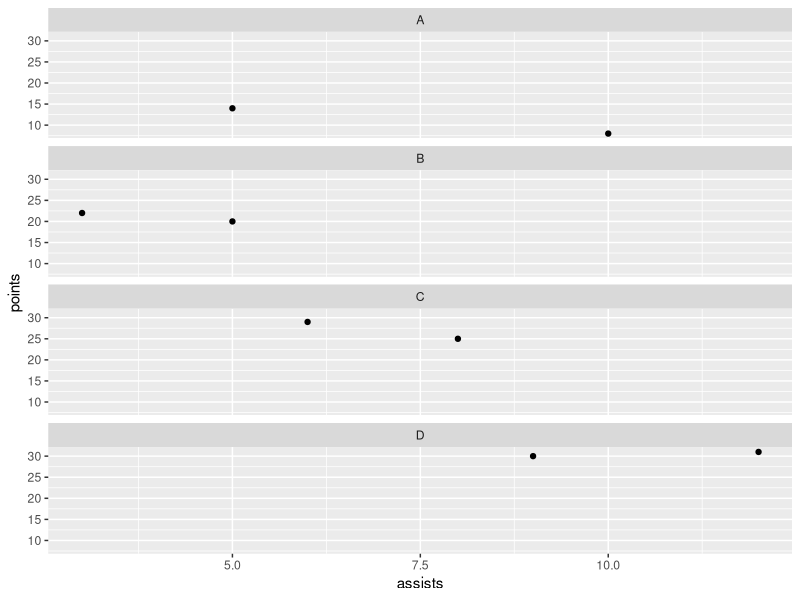
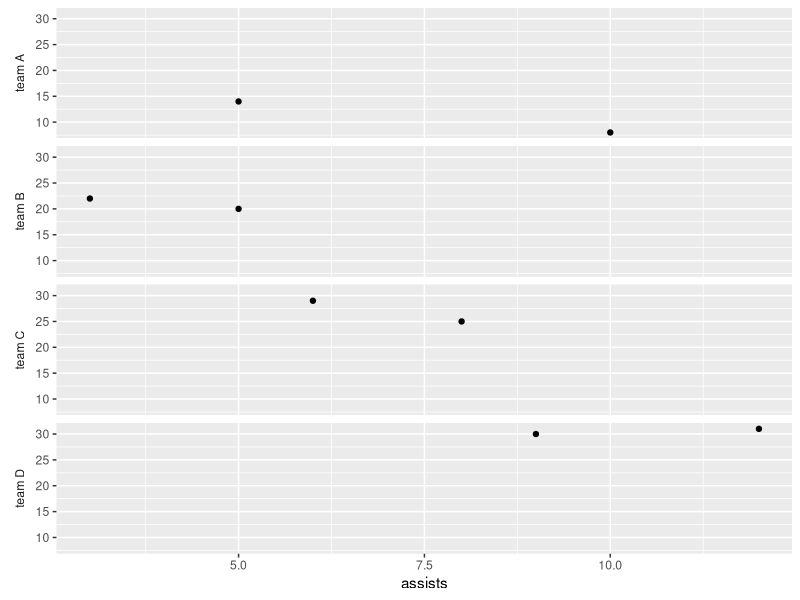

The R script that drew these images, in order:
# Example: Change Facet Axis Labels in ggplot2
# create data frame
df <- data.frame(team=c('A', 'A', 'B', 'B', 'C', 'C', 'D', 'D'),
                 points=c(8, 14, 20, 22, 25, 29, 30, 31),
                 assists=c(10, 5, 5, 3, 8, 6, 9, 12))

# view data frame
df

library("ggplot2")

# create multiple scatter plots using facet_wrap
ggplot(df, aes(assists, points)) +
  geom_point() + 
  facet_wrap(.~team, nrow=4)

library("ggplot2")

# create multiple scatter plots using facet_wrap with custom facet labels
ggplot(df, aes(assists, points)) + 
  geom_point() + 
  facet_wrap(.~team, nrow=4,
             strip.position = "left", 
             labeller = as_labeller(c(A="team A", 
                                      B="team B", 
                                      C="team C",
                                      D="team D"))) + 
  ylab(NULL) + 
  theme(strip.background = element_blank(),
        strip.placement = "outside")
